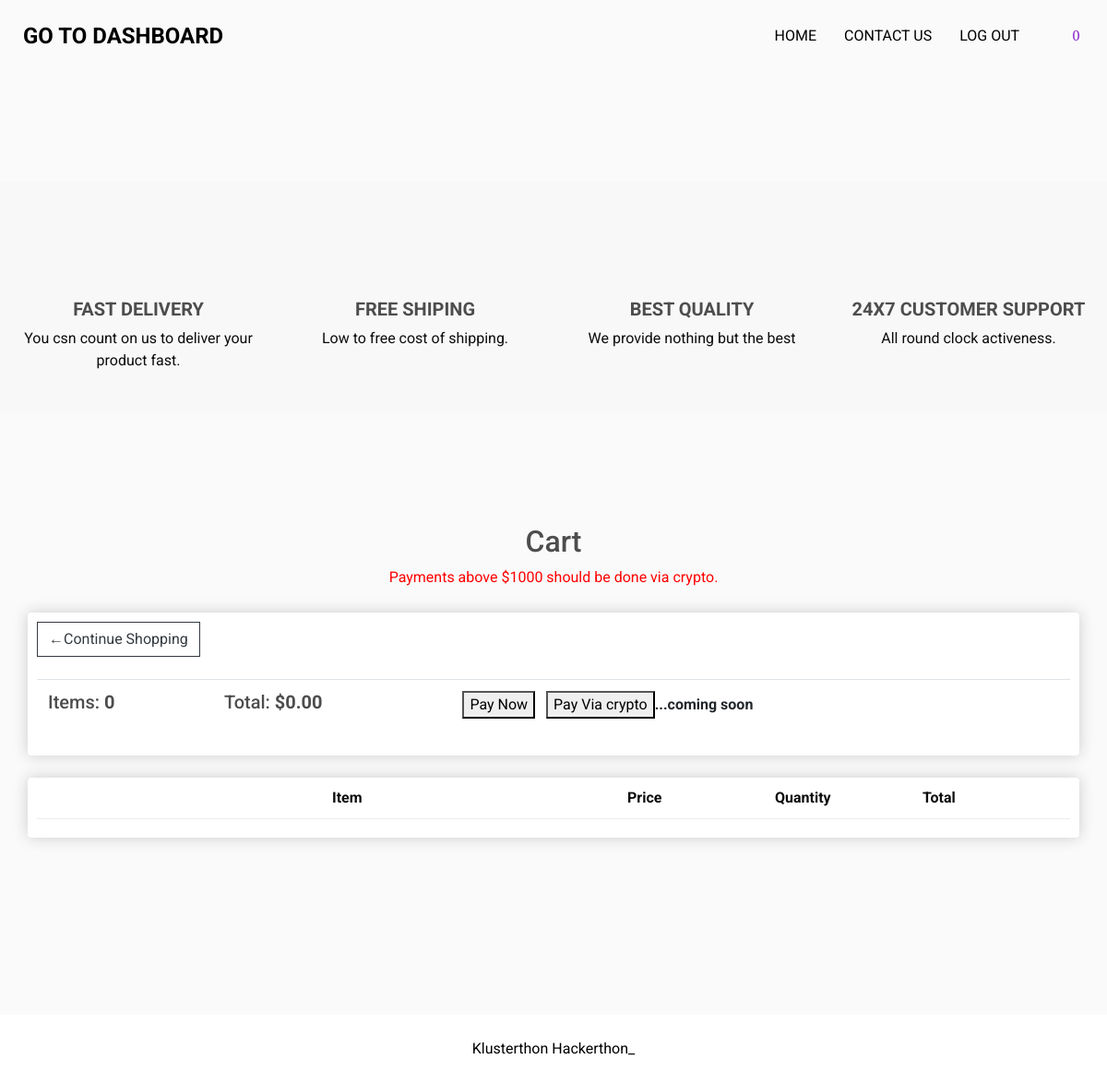
The page /cart (signed in) on the database as committed earlier.
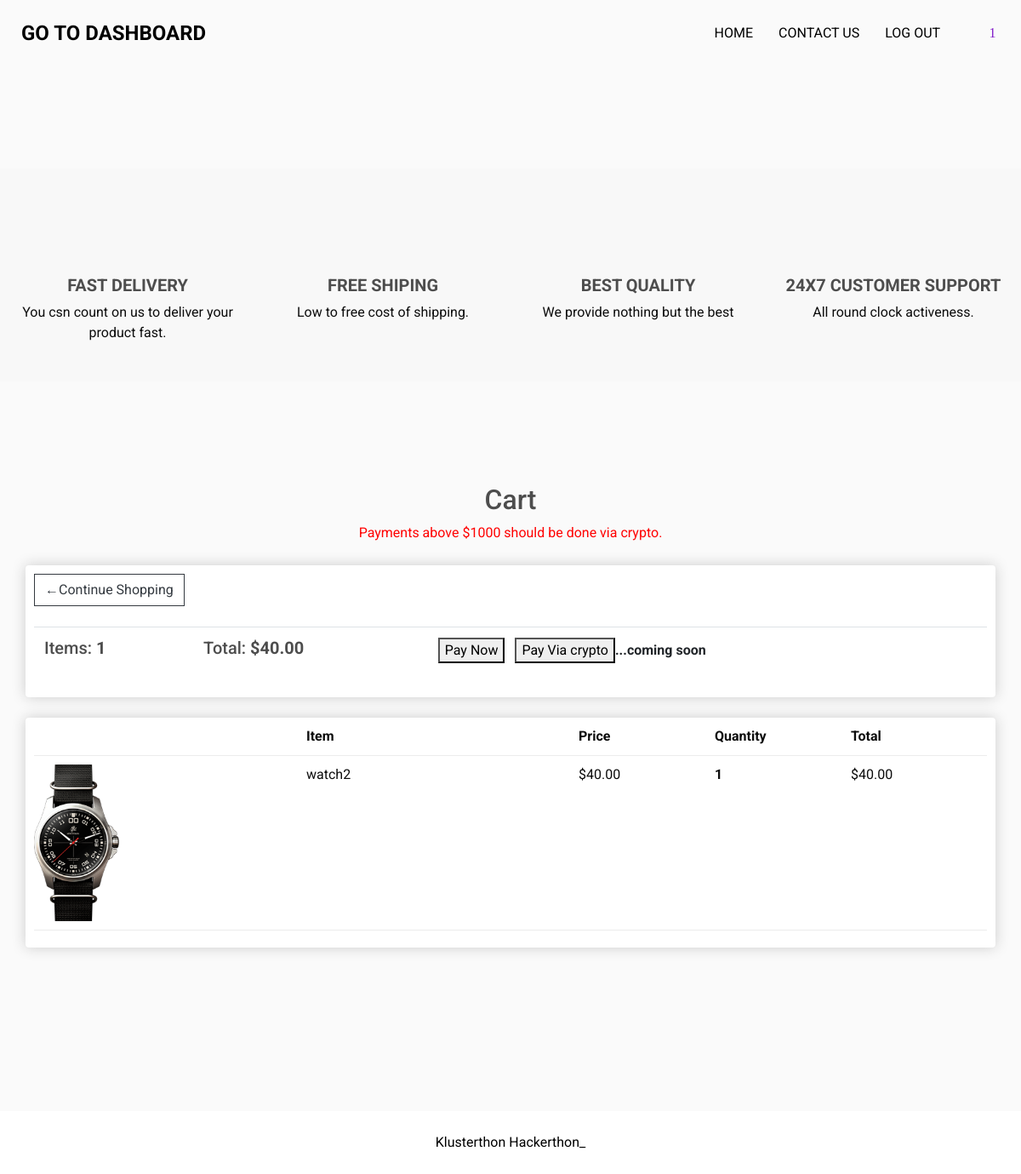
The same page on the database as committed later.
### hackathon/models.py (models this page shows, shortened)
class Cart(models.Model):
	id = models.UUIDField(default=uuid.uuid4, primary_key=True)
	user = models.ForeignKey(User, on_delete=models.CASCADE)
	completed = models.BooleanField(default=False)
	@property
	def total_price(self):
		cartitems = self.cart_items.all()
		total = sum([item.price for item in cartitems])
		return total
	@property
	def num_of_items(self):
		cartitems = self.cart_items.all()
		quantity = sum([item.quantity for item in cartitems])
		return quantity

class CartItem(models.Model):
	product = models.ForeignKey(Product, on_delete=models.CASCADE, related_name='items')
	cart = models.ForeignKey(Cart, on_delete=models.CASCADE, related_name='cart_items')
	quantity = models.IntegerField(default=0)
	@property
	def price(self):
		new_price = self.product.price * self.quantity
		return new_price

class Product(models.Model):
	name = models.CharField(max_length=30, validators=[MinLengthValidator(3)], null=False, blank=False)
	price = models.DecimalField(default=0, decimal_places=2, max_digits=6)
	category = models.ForeignKey(Category, on_delete=models.CASCADE, default=1)
	description = models.CharField(max_length=250, validators=[MinLengthValidator(3)], null=True, blank=True)
	image = models.ImageField(upload_to='uploads/products')
	is_sale = models.BooleanField(default=False)
	sale_price = models.DecimalField(default=0, decimal_places=2, max_digits=6)

### hackathon/views.py (the view)
# urls.py: path('cart', views.cart, name='add-cart'),
@login_required(login_url='/owner/login_user')
def cart(request):
	cart = None
	cartitems = []
	if request.user.is_authenticated:
		cart, created = Cart.objects.get_or_create(user=request.user, completed=False)
		cartitems = cart.cart_items.all()
	return render(request, 'cart.html', {'cart':cart, 'cartitems':cartitems})

### hackathon/templates/cart.html (shortened to what the changed rows need)
<!DOCTYPE html>
{% load static %}
<html>
<head>
  <link rel="stylesheet" type="text/css" href="{% static 'css/bootstrap.css' %}" />
  <link href="{% static 'css/font-awesome.min.css' %}" rel="stylesheet" />
  <link href="{% static 'css/style.css' %}" rel="stylesheet" />
  <link rel="stylesheet" type="text/css" href="{% static 'css/main.css' %}">
  <link href="{% static 'css/responsive.css' %}" rel="stylesheet" />
</head>
<body>
  <div class="hero_area">
    <header class="header_section">
      <div class="container-fluid">
        <nav class="navbar navbar-expand-lg custom_nav-container ">
          <div class="collapse navbar-collapse" id="navbarSupportedContent">
            <div class="user_optio_box">
              <a href="{% url 'add-cart' %}">
                <i class="fa fa-shopping-cart" aria-hidden="true"><p id="num_of_items">{{cart.num_of_items}}</p></i>
              </a>
            </div>
          </div>
        </nav>
      </div>
    </header></br></br></br></br></br>
<div class="container">
  <center><h2>Cart</h2><p style="color:red">Payments above $1000 should be done via crypto.</p></center>
    <div class="row">
  <div class="col-lg-12">
    <div class="box-element">
      <table class="table">
        <tr>
          <th><h5>Items: <strong>{{ cart.num_of_items }}</strong></h5></th>
          <th><h5>Total: <strong>${{ cart.total_price|floatformat:2 }}</strong></h5></th>
          <th>
            <button type="button" onclick="makePayment()">Pay Now</button>&nbsp&nbsp&nbsp<button>Pay Via crypto</button>...coming soon
          </th>
        </tr>
      </table>
    </div>
    <div class="box-element">
      {% for item in cartitems %}
      <div class="cart-row">
        <div style="flex:2">
          <img src="{{ item.product.image.url }}" class="row-image">
        </div>
        <div style="flex:2">{{ item.product.name }}</div>
        <div style="flex:1">${{ item.product.price|floatformat:2 }}</div>
        <div style="flex:1">
          <p class="quantity">{{ item.quantity }}</p>
        </div>
        <div style="flex:1">${{ item.price}}</div>
      </div>
      {% endfor %}
    </div>
  </div>
 </div>
</div>
</body>
</html>

Rows that differ between the two databases and show on the page:
changed through a linked row, Cart: num_of_items "0" → "1"; total_price "0.00" → "40.00"
added CartItem: product.image (picture), product.name "watch2", product.price "40.00", quantity "1", price "40.00"
